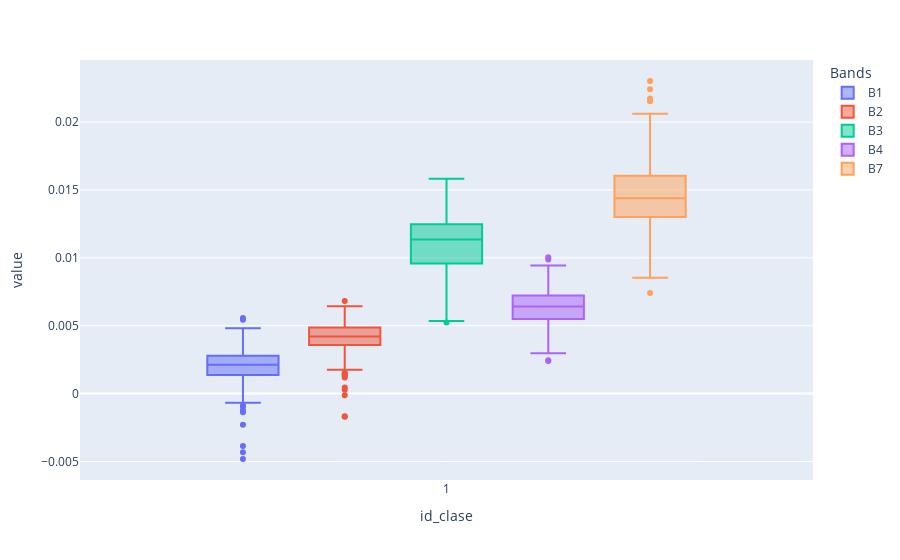

Write notebook code for a chart like this one.
### Code cell
px.box(sitios_gr_melt.query("id_clase == 1 & Bands != 'B5' & Bands != 'B6'"), x = 'id_clase', y = 'value', color = 'Bands', hover_data=["index","id_clase"])

### Figure 1 — Plotly figure (JSON) as saved in the notebook; plotly's stock layout.template omitted (floating-point values rounded to 4 significant figures; data arrays with more than 128 entries replaced by an {"elided": "..."} marker saying what was removed)
{"data": [{"alignmentgroup": "True", "customdata": {"elided": "192x1 int values"}, "hovertemplate": "Bands=B1<br>id_clase=%{x}<br>value=%{y}<br>index=%{customdata[0]}<extra></extra>", "legendgroup": "B1", "marker": {"color": "#636efa"}, "name": "B1", "notched": false, "offsetgroup": "B1", "orientation": "v", "showlegend": true, "type": "box", "x": {"elided": "192 int values"}, "x0": " ", "xaxis": "x", "y": {"elided": "192 float values"}, "y0": " ", "yaxis": "y"}, {"alignmentgroup": "True", "customdata": {"elided": "192x1 int values"}, "hovertemplate": "Bands=B2<br>id_clase=%{x}<br>value=%{y}<br>index=%{customdata[0]}<extra></extra>", "legendgroup": "B2", "marker": {"color": "#EF553B"}, "name": "B2", "notched": false, "offsetgroup": "B2", "orientation": "v", "showlegend": true, "type": "box", "x": {"elided": "192 int values"}, "x0": " ", "xaxis": "x", "y": {"elided": "192 float values"}, "y0": " ", "yaxis": "y"}, {"alignmentgroup": "True", "customdata": {"elided": "192x1 int values"}, "hovertemplate": "Bands=B3<br>id_clase=%{x}<br>value=%{y}<br>index=%{customdata[0]}<extra></extra>", "legendgroup": "B3", "marker": {"color": "#00cc96"}, "name": "B3", "notched": false, "offsetgroup": "B3", "orientation": "v", "showlegend": true, "type": "box", "x": {"elided": "192 int values"}, "x0": " ", "xaxis": "x", "y": {"elided": "192 float values"}, "y0": " ", "yaxis": "y"}, {"alignmentgroup": "True", "customdata": {"elided": "192x1 int values"}, "hovertemplate": "Bands=B4<br>id_clase=%{x}<br>value=%{y}<br>index=%{customdata[0]}<extra></extra>", "legendgroup": "B4", "marker": {"color": "#ab63fa"}, "name": "B4", "notched": false, "offsetgroup": "B4", "orientation": "v", "showlegend": true, "type": "box", "x": {"elided": "192 int values"}, "x0": " ", "xaxis": "x", "y": {"elided": "192 float values"}, "y0": " ", "yaxis": "y"}, {"alignmentgroup": "True", "customdata": {"elided": "192x1 int values"}, "hovertemplate": "Bands=B7<br>id_clase=%{x}<br>value=%{y}<br>index=%{customdata[0]}<extra></extra>", "legendgroup": "B7", "marker": {"color": "#FFA15A"}, "name": "B7", "notched": false, "offsetgroup": "B7", "orientation": "v", "showlegend": true, "type": "box", "x": {"elided": "192 int values"}, "x0": " ", "xaxis": "x", "y": {"elided": "192 float values"}, "y0": " ", "yaxis": "y"}], "layout": {"boxmode": "group", "legend": {"title": {"text": "Bands"}, "tracegroupgap": 0}, "margin": {"t": 60}, "xaxis": {"anchor": "y", "domain": [0, 1], "title": {"text": "id_clase"}}, "yaxis": {"anchor": "x", "domain": [0, 1], "title": {"text": "value"}}}}
